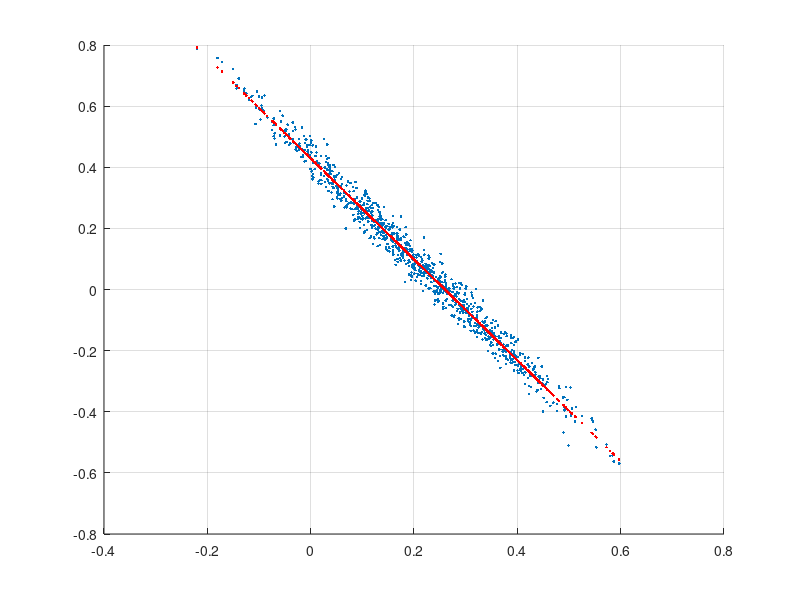

This figure's MATLAB source:
% this script illustrates regression dimension reduction in a simple bivariate case
% see "Risk and Asset Allocation"-Springer (2005), by A. Meucci

clc; close all; clear;

% the invariant X corresponds to the first entry, and the two factors F1 and F2 to the last two entries
Mu=[0.1 0.2];
Sig=[.25 .15];
rho_FX=-.99;  

NumSimulations=1000;
%%%%%%%%%%%%%%%%%%%%%%%%%%%%%%%%%%%%%%%%%%%%%%%%%%%%%%%%%%%%%%%%%%%%%%%%%%%%%%%%%%%%%%%%%%%%%%%%%%%%%%%%%%%%%%%%%%%%%%%%%%%%%%%%%%%%%%
Sigma=diag(Sig)*[1 rho_FX ; rho_FX 1]*diag(Sig);

% compute sample: the market X is the first entry, and the two factors F1 and F2 are the last two entries
Y=mvnrnd(Mu,Sigma,NumSimulations);
Simul_XF=Y;%exp(Y);

% compute recovered variables
Expected_Value=mean(Simul_XF)';
Covariance=cov(Simul_XF);

ExpVal_X=Expected_Value(1);
Covariance_X=Covariance(1,1);
ExpVal_F=Expected_Value(2);
Covariance_F=Covariance(2,2);
Covariance_XF=Covariance(1,2);

B=Covariance_XF*inv(Covariance_F);

Recovered_XF=[];
for t=1:NumSimulations
    f=Simul_XF(t,2);
    Z=ExpVal_X+B*(f-ExpVal_F);
    Recovered_XF=[Recovered_XF
        Z f ];
end

%%%%%%%%%%%%%%%%%%%%%%%%%%%%%%%%%%%%%%%%%%%%%%%%%%%%%%%%%%%%%%%%%%%%%%%%%%%%%%%%%%%%%%%%%%%%%%%%%%%%%%%%%%%%%%%%%%
% plots

figure % original variables
% plot random simulations 
hold on
h=plot(Simul_XF(:,2),Simul_XF(:,1),'.');
% plot the recovered variables
hold on
h=plot(Recovered_XF(:,2),Recovered_XF(:,1),'.');
set(h,'color','r');
grid on
